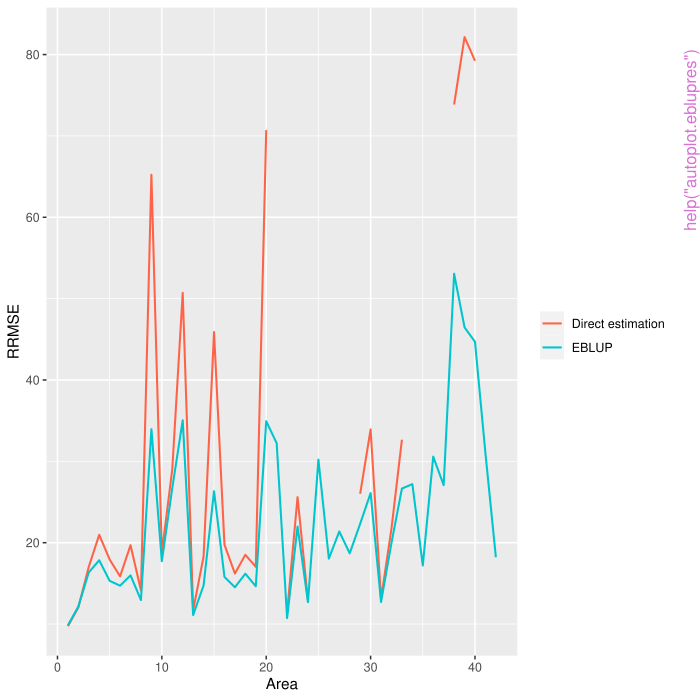

R code for this plot:
pkgname <- "saens"
source(file.path(R.home("share"), "R", "examples-header.R"))
options(warn = 1)
options(pager = "console")
library('saens')

base::assign(".oldSearch", base::search(), pos = 'CheckExEnv')
base::assign(".old_wd", base::getwd(), pos = 'CheckExEnv')
cleanEx()
nameEx("AIC.eblupres")
### * AIC.eblupres

flush(stderr()); flush(stdout())

### Name: AIC.eblupres
### Title: Akaike's An Information Criterion
### Aliases: AIC.eblupres BIC.eblupres

### ** Examples

m1 <- eblupfh_cluster(y ~ x1 + x2 + x3, data = mys, vardir = "var", cluster = "clust")
AIC(m1)




cleanEx()
nameEx("autoplot.eblupres")
### * autoplot.eblupres

flush(stderr()); flush(stdout())

### Name: autoplot.eblupres
### Title: Autoplot EBLUP results
### Aliases: autoplot.eblupres

### ** Examples

library(saens)

m1 <- eblupfh_cluster(y ~ x1 + x2 + x3, data = mys, vardir = "var", cluster = "clust")
autoplot(m1)




cleanEx()
nameEx("coef.eblupres")
### * coef.eblupres

flush(stderr()); flush(stdout())

### Name: coef.eblupres
### Title: Extract Model Coefficients
### Aliases: coef.eblupres

### ** Examples

m1 <- eblupfh_cluster(y ~ x1 + x2 + x3, data = mys, vardir = "var", cluster = "clust")
coef(m1)




cleanEx()
nameEx("eblupfh")
### * eblupfh

flush(stderr()); flush(stdout())

### Name: eblupfh
### Title: EBLUPs based on a Fay-Herriot Model.
### Aliases: eblupfh

### ** Examples

library(saens)

m1 <- eblupfh(y ~ x1 + x2 + x3, data = na.omit(mys), vardir = "var")
m1 <- eblupfh(y ~ x1 + x2 + x3, data = na.omit(mys), vardir = ~var)




cleanEx()
nameEx("eblupfh_cluster")
### * eblupfh_cluster

flush(stderr()); flush(stdout())

### Name: eblupfh_cluster
### Title: EBLUPs based on a Fay-Herriot Model with Cluster Information.
### Aliases: eblupfh_cluster

### ** Examples

library(saens)

m1 <- eblupfh_cluster(y ~ x1 + x2 + x3, data = mys, vardir = "var", cluster = "clust")
m1 <- eblupfh_cluster(y ~ x1 + x2 + x3, data = mys, vardir = ~var, cluster = ~clust)



cleanEx()
nameEx("logLik.eblupres")
### * logLik.eblupres

flush(stderr()); flush(stdout())

### Name: logLik.eblupres
### Title: Extract Log-Likelihood
### Aliases: logLik.eblupres

### ** Examples

library(saens)

model1 <- eblupfh_cluster(y ~ x1 + x2 + x3, data = mys, vardir = "var", cluster = "clust")
logLik(model1)




cleanEx()
nameEx("summary.eblupres")
### * summary.eblupres

flush(stderr()); flush(stdout())

### Name: summary.eblupres
### Title: Summarizing EBLUP Model Fits
### Aliases: summary.eblupres

### ** Examples

library(saens)

model1 <- eblupfh_cluster(y ~ x1 + x2 + x3, data = mys, vardir = "var", cluster = "clust")
summary(model1)




### * <FOOTER>
###
cleanEx()
options(digits = 7L)
base::cat("Time elapsed: ", proc.time() - base::get("ptime", pos = 'CheckExEnv'),"\n")
grDevices::dev.off()
###
### Local variables: ***
### mode: outline-minor ***
### outline-regexp: "\\(> \\)?### [*]+" ***
### End: ***
quit('no')
